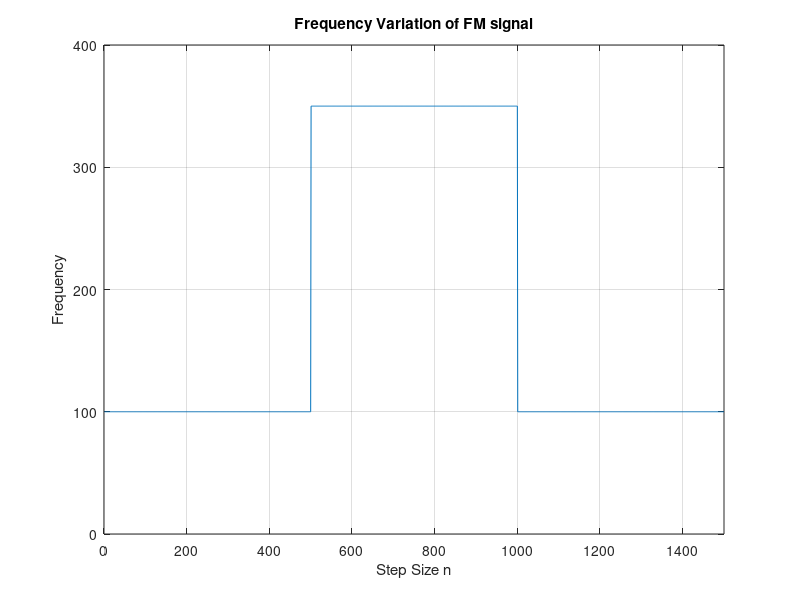
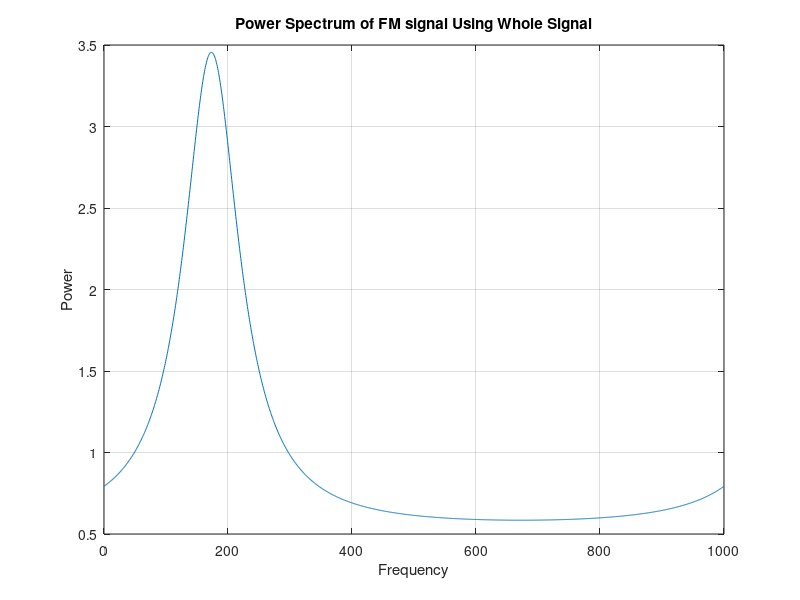

Write MATLAB code to recreate these figures, in order.
% ASPMI Exercise 4.2a
% Generate the frequency modulated (FM) signal y(n) =
% exp(j(2*pi*phi(n)/fs))+ eta(n).  Use the aryule function find the AR(1)
% coefficient for the complete signal of length 1500, then plot the power
% spectrum of the signal.

% Generate FM signal
N = 1500;
fs = 1000; % 1kHz sampling frequency
% Generate f
f = zeros(N,1);
f(1:500) = 100; % 1 ? n ? 500
% 501 ? n ? 1000
for n = 501:1000
    f(501:1000) = 100 + (n-500)/2;
end
% 1001 ? n ? 1500
for n = 501:1000
    f(1001:1500) = 100 + ((n-1000)/25)^2;
end

% Plot frequency variation
figure(1)
n = 1:N;
plot(n,f)
title('Frequency Variation of FM signal')
xlabel('Step Size n')
ylabel('Frequency')
axis([0 1500 0 400])
grid on;

% Generate phi
phi = cumsum(f);
% Generate eta - white noise with zero mean and variance = 0.05
sigma2 = 0.05;
eta = sqrt(0.05/2)*(randn(N,1)+1i*randn(N,1));
% Generate y
y = exp(1i.*2.*pi.*phi/fs) + eta;

% Find AR coefficient using aryule
order = 1;
a = aryule(y,1);
% Plot power spectrum of the signal
[h,w] = freqz(1,a,N);
f = w*fs/(2*pi);
figure(2)
plot(f,h)
title('Power Spectrum of FM signal Using Whole Signal')
xlabel('Frequency')
ylabel('Power')
grid on;